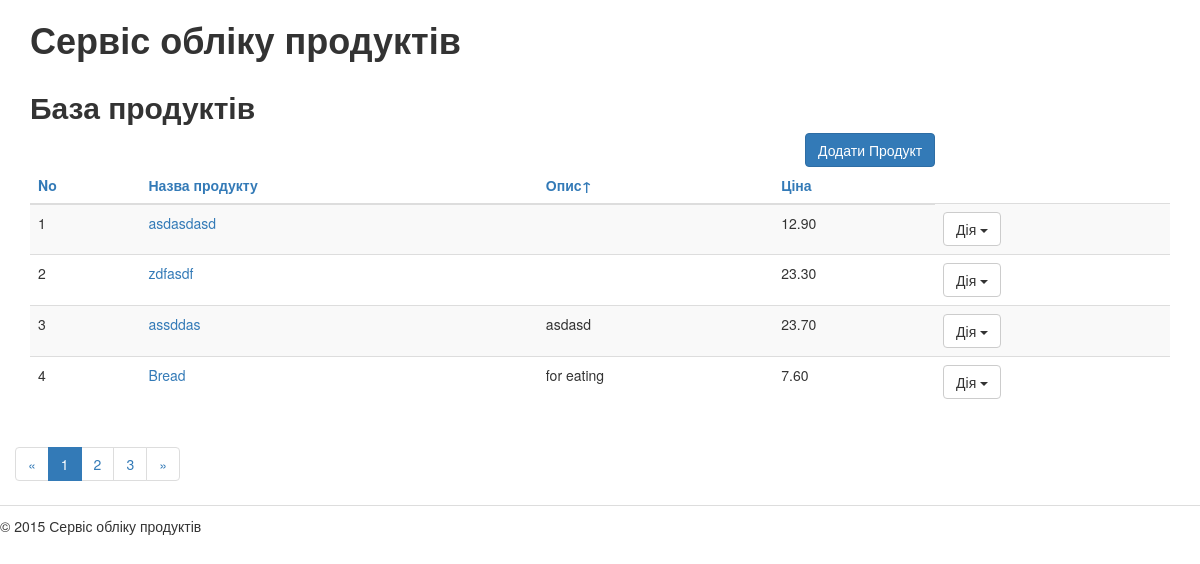
The page /products/?order_by=description on the database as committed earlier.
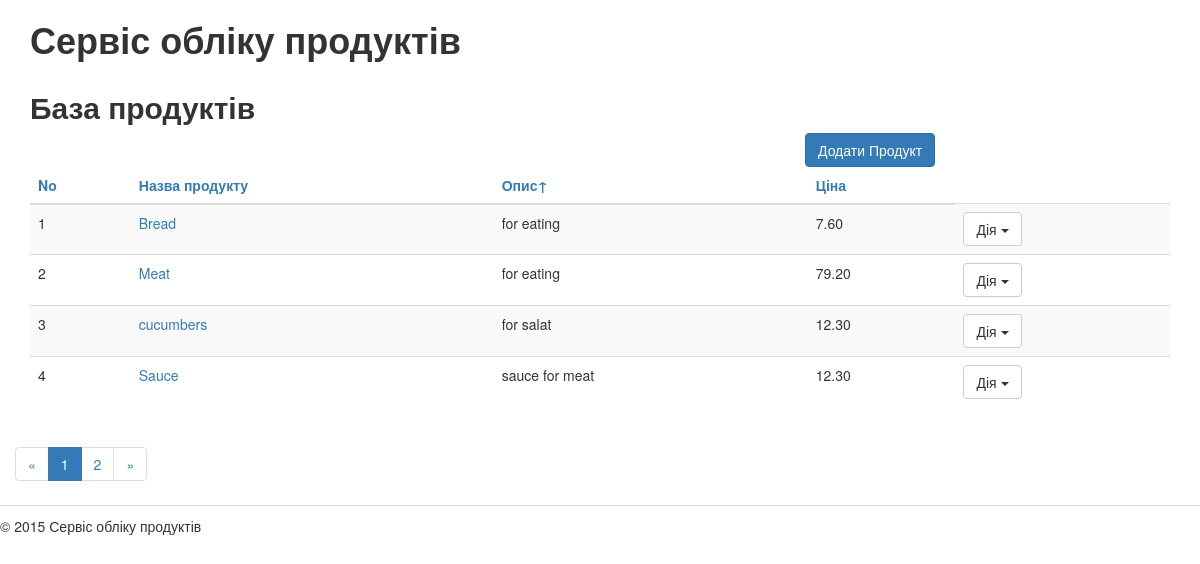
The same page on the database as committed later.
### products/models.py (models this page shows, shortened)
class Product(models.Model):
    class Meta(object):
        verbose_name = u"Продукт"
        verbose_name_plural = u"Продукти"
    first_name = models.CharField(
        max_length=256,
        blank=False,
        verbose_name=u"Назва")
    slug = models.SlugField(
        max_length=50,
        blank=False,
        verbose_name=u"Коротка назва-мітка")
    description = models.CharField(
        max_length=256,
        blank=False,
        verbose_name=u"Опис"
    )
    price = models.DecimalField(
        max_digits=5,
        decimal_places=2,
        blank=False,
        verbose_name=u"Ціна")
    created_at = models.DateField(
        auto_now_add=True,
        blank=False,
        verbose_name=u"Дата створення",
        )
    modified_at = models.DateField(
        auto_now=True,
        blank=True,
        verbose_name=u"Дата змінення",
        )

### products/views.py (the view)
# urls.py: url(r'^products/$', 'products.views.products_list', name='products'),
def products_list(request):
    products = Product.objects.all()
    order_by = request.GET.get('order_by', '')
    if order_by in ('first_name', 'description', 'price'):
        products = products.order_by(order_by)
        if request.GET.get('reverse', '') == '1':
            products = products.reverse()
    paginator = Paginator(products, 4)
    page = request.GET.get('page')
    try:
        products = paginator.page(page)
    except PageNotAnInteger:
        products = paginator.page(1)
    except EmptyPage:
        products = paginator.page(paginator.num_pages)
    return render(request, 'products/products_list.html', {'products': products})

### products/templates/products/products_list.html (shortened to what this page needs)
{% extends "products/base.html" %}
{% load static from staticfiles %}
{% block title %}База продуктів{% endblock title %}
{% block content %}
               <div class="col-xs-8">
               </div>
                <div class="col-xs-4">
                   <a class="btn btn-primary" href="{% url "products_add" %}">Додати Продукт</a>
               </div>
                <table class="table table-hover table-striped">
                    <thead>
                    <tr>
                        <th><a href="#">No</a></th>
                        <th><a href="{% url "products" %}?order_by=first_name"> Назва продукту </a></th>
                        <th><a href="{% url "products" %}?order_by=description">Опис{% if request.GET.order_by == 'description' %}&uarr;{% endif %}</a></th>
                        <th><a href="{% url "products" %}?order_by=price">Ціна</a></th>
                    </tr>
                    </thead>
                    <tbody>
                    {% for product in products %}
                    <tr>
                        <td>{{ forloop.counter }}</td>
                        <td><a title="Редагувати" href="{% url "products_edit" product.id %}">{{ product.first_name }}</a>
                        </td>
                        <td>{{ product.description }}</td>
                        <td>{{ product.price }}</td>
                        <td>
                            <div class="btn-group">
                              <button type="button" class="btn btn-default dropdown-toggle"
                                      data-toggle="dropdown">Дія
                                <span class="caret"></span>
                              </button>
                            </div>
                        </td>
                    </tr>
                    {% endfor %}
                    </tbody>
                </table>
            </div>
           {% if products.has_other_pages %}
                {% with order_by=request.GET.order_by reverse=request.GET.reverse %}
                <nav>
                  <ul class="pagination">
                    <li>
                      <a href="{% url "products" %}?page=1&amp;order_by={{ order_by }}&amp;reverse={{ reverse }}">&laquo;</a>
                    </li>
                    {% for p in products.paginator.page_range %}
                    <li {% if products.number == p %}class="active"{% endif %}>
                      <a href="{% url "products" %}?page={{ p }}&amp;order_by={{ order_by }}&amp;reverse={{ reverse }}">{{ p }}</a>
                    </li>
                    {% endfor %}
                    <li>
                      <a href="{% url "products" %}?page={{ products.paginator.num_pages }}&amp;order_by={{ order_by }}&amp;reverse={{ reverse }}">
                        &raquo;</a>
                    </li>
                  </ul>
                </nav>
                {% endwith %}
           {% endif %}
{% endblock content %}

Rows that differ between the two databases and show on the page:
removed Product: first_name "asdasdasd", price "12.90"
removed Product: first_name "zdfasdf", price "23.30"
removed Product: first_name "assddas", description "asdasd", price "23.70"
now on this page (row unchanged): Product: first_name "Meat", description "for eating", price "79.20"
now on this page (row unchanged): Product: first_name "cucumbers", description "for salat", price "12.30"
now on this page (row unchanged): Product: first_name "Sauce", description "sauce for meat", price "12.30"
Other text that changed with them:
list line gone: "3"
